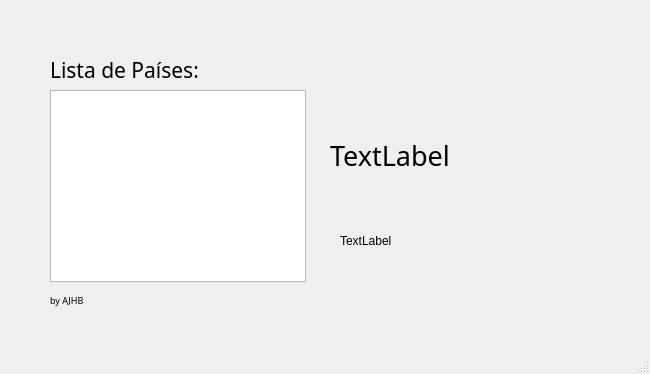
<?xml version="1.0" encoding="UTF-8"?>
<ui version="4.0">
 <class>MainWindow</class>
 <widget class="QMainWindow" name="MainWindow">
  <property name="enabled">
   <bool>true</bool>
  </property>
  <property name="geometry">
   <rect>
    <x>0</x>
    <y>0</y>
    <width>650</width>
    <height>374</height>
   </rect>
  </property>
  <property name="mouseTracking">
   <bool>false</bool>
  </property>
  <property name="tabletTracking">
   <bool>false</bool>
  </property>
  <property name="acceptDrops">
   <bool>true</bool>
  </property>
  <property name="windowTitle">
   <string>ejer02</string>
  </property>
  <property name="autoFillBackground">
   <bool>false</bool>
  </property>
  <property name="toolButtonStyle">
   <enum>Qt::ToolButtonStyle::ToolButtonTextOnly</enum>
  </property>
  <property name="animated">
   <bool>true</bool>
  </property>
  <widget class="QWidget" name="centralwidget">
   <widget class="QListWidget" name="listWidgetCountries">
    <property name="geometry">
     <rect>
      <x>50</x>
      <y>90</y>
      <width>256</width>
      <height>192</height>
     </rect>
    </property>
    <property name="font">
     <font>
      <family>Sitka Banner</family>
      <pointsize>14</pointsize>
     </font>
    </property>
   </widget>
   <widget class="QLabel" name="labelInfo">
    <property name="geometry">
     <rect>
      <x>330</x>
      <y>90</y>
      <width>311</width>
      <height>131</height>
     </rect>
    </property>
    <property name="font">
     <font>
      <family>Sitka Banner</family>
      <pointsize>20</pointsize>
     </font>
    </property>
    <property name="text">
     <string>TextLabel</string>
    </property>
   </widget>
   <widget class="QLabel" name="labelEnun">
    <property name="geometry">
     <rect>
      <x>50</x>
      <y>60</y>
      <width>151</width>
      <height>20</height>
     </rect>
    </property>
    <property name="font">
     <font>
      <family>Sitka Banner</family>
      <pointsize>16</pointsize>
      <bold>false</bold>
     </font>
    </property>
    <property name="text">
     <string>Lista de Países:</string>
    </property>
   </widget>
   <widget class="QLabel" name="by">
    <property name="geometry">
     <rect>
      <x>50</x>
      <y>290</y>
      <width>63</width>
      <height>20</height>
     </rect>
    </property>
    <property name="font">
     <font>
      <family>Rockwell</family>
      <pointsize>7</pointsize>
     </font>
    </property>
    <property name="text">
     <string>by AJHB</string>
    </property>
   </widget>
   <widget class="QLabel" name="labelFlag">
    <property name="geometry">
     <rect>
      <x>340</x>
      <y>210</y>
      <width>141</width>
      <height>61</height>
     </rect>
    </property>
    <property name="text">
     <string>TextLabel</string>
    </property>
   </widget>
  </widget>
  <widget class="QMenuBar" name="menubar">
   <property name="geometry">
    <rect>
     <x>0</x>
     <y>0</y>
     <width>650</width>
     <height>25</height>
    </rect>
   </property>
  </widget>
  <widget class="QStatusBar" name="statusbar"/>
 </widget>
 <resources/>
 <connections/>
</ui>
